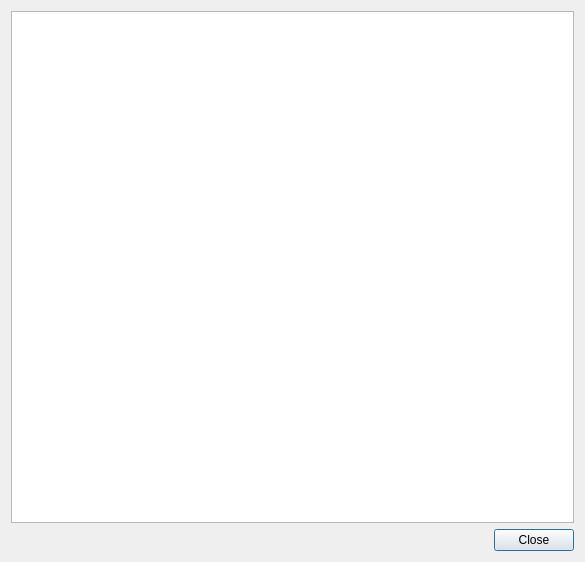
<?xml version="1.0" encoding="UTF-8"?>
<ui version="4.0">
 <class>TextBrowseDialog</class>
 <widget class="QDialog" name="TextBrowseDialog">
  <property name="geometry">
   <rect>
    <x>0</x>
    <y>0</y>
    <width>585</width>
    <height>562</height>
   </rect>
  </property>
  <property name="windowTitle">
   <string>Message Viewer</string>
  </property>
  <layout class="QVBoxLayout" name="verticalLayout">
   <item>
    <widget class="QTextBrowser" name="text_browser"/>
   </item>
   <item>
    <widget class="QDialogButtonBox" name="button_box">
     <property name="orientation">
      <enum>Qt::Horizontal</enum>
     </property>
     <property name="standardButtons">
      <set>QDialogButtonBox::Close</set>
     </property>
    </widget>
   </item>
  </layout>
 </widget>
 <resources/>
 <connections>
  <connection>
   <sender>button_box</sender>
   <signal>accepted()</signal>
   <receiver>TextBrowseDialog</receiver>
   <slot>accept()</slot>
   <hints>
    <hint type="sourcelabel">
     <x>248</x>
     <y>254</y>
    </hint>
    <hint type="destinationlabel">
     <x>157</x>
     <y>274</y>
    </hint>
   </hints>
  </connection>
  <connection>
   <sender>button_box</sender>
   <signal>rejected()</signal>
   <receiver>TextBrowseDialog</receiver>
   <slot>reject()</slot>
   <hints>
    <hint type="sourcelabel">
     <x>316</x>
     <y>260</y>
    </hint>
    <hint type="destinationlabel">
     <x>286</x>
     <y>274</y>
    </hint>
   </hints>
  </connection>
 </connections>
</ui>
